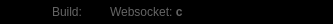
     <widget class="QWidget" name="headerBar" native="true">
      <property name="sizePolicy">
       <sizepolicy hsizetype="Preferred" vsizetype="Fixed">
        <horstretch>0</horstretch>
        <verstretch>0</verstretch>
       </sizepolicy>
      </property>
      <property name="minimumSize">
       <size>
        <width>0</width>
        <height>24</height>
       </size>
      </property>
      <property name="maximumSize">
       <size>
        <width>16777215</width>
        <height>24</height>
       </size>
      </property>
      <property name="styleSheet">
       <string notr="true">border-radius: 0;
background-color: black;
border-top-right-radius: 8px;
border-top-left-radius: 8px;
</string>
      </property>
      <layout class="QHBoxLayout" name="horizontalLayout_6">
       <property name="spacing">
        <number>0</number>
       </property>
       <property name="leftMargin">
        <number>15</number>
       </property>
       <property name="topMargin">
        <number>0</number>
       </property>
       <property name="rightMargin">
        <number>0</number>
       </property>
       <property name="bottomMargin">
        <number>0</number>
       </property>
       <item alignment="Qt::AlignLeft">
        <widget class="QFrame" name="status_bar">
         <property name="minimumSize">
          <size>
           <width>0</width>
           <height>24</height>
          </size>
         </property>
         <property name="maximumSize">
          <size>
           <width>16777215</width>
           <height>24</height>
          </size>
         </property>
         <property name="frameShape">
          <enum>QFrame::StyledPanel</enum>
         </property>
         <property name="frameShadow">
          <enum>QFrame::Raised</enum>
         </property>
         <layout class="QHBoxLayout" name="horizontalLayout_5">
          <property name="spacing">
           <number>8</number>
          </property>
          <property name="leftMargin">
           <number>5</number>
          </property>
          <property name="topMargin">
           <number>0</number>
          </property>
          <property name="rightMargin">
           <number>0</number>
          </property>
          <property name="bottomMargin">
           <number>0</number>
          </property>
          <item>
           <widget class="QLabel" name="icon_lbl">
            <property name="sizePolicy">
             <sizepolicy hsizetype="Fixed" vsizetype="Fixed">
              <horstretch>0</horstretch>
              <verstretch>0</verstretch>
             </sizepolicy>
            </property>
            <property name="minimumSize">
             <size>
              <width>24</width>
              <height>24</height>
             </size>
            </property>
            <property name="maximumSize">
             <size>
              <width>24</width>
              <height>24</height>
             </size>
            </property>
            <property name="text">
             <string/>
            </property>
            <property name="pixmap">
             <pixmap resource="resources.qrc">:/MainIcons/icons/rake.ico</pixmap>
            </property>
            <property name="scaledContents">
             <bool>true</bool>
            </property>
           </widget>
          </item>
          <item alignment="Qt::AlignLeft|Qt::AlignVCenter">
           <widget class="QLabel" name="build_info">
            <property name="minimumSize">
             <size>
              <width>50</width>
              <height>24</height>
             </size>
            </property>
            <property name="styleSheet">
             <string notr="true">color: rgba(255,255,255,100);

</string>
            </property>
            <property name="text">
             <string>Build: </string>
            </property>
           </widget>
          </item>
          <item alignment="Qt::AlignLeft|Qt::AlignVCenter">
           <widget class="QLabel" name="websck_status">
            <property name="minimumSize">
             <size>
              <width>70</width>
              <height>24</height>
             </size>
            </property>
            <property name="styleSheet">
             <string notr="true">color: rgba(255,255,255,100);

</string>
            </property>
            <property name="text">
             <string>&lt;html&gt;&lt;head/&gt;&lt;body&gt;&lt;p&gt;&lt;span style=&quot; font-size:9pt;&quot;&gt;Websocket: &lt;/span&gt;&lt;span style=&quot; font-size:9pt; font-weight:600;&quot;&gt;c&lt;/span&gt;&lt;/p&gt;&lt;/body&gt;&lt;/html&gt;</string>
            </property>
           </widget>
          </item>
         </layout>
        </widget>
       </item>
       <item>
        <widget class="QFrame" name="windowframe_btns">
         <property name="minimumSize">
          <size>
           <width>150</width>
           <height>24</height>
          </size>
         </property>
         <property name="maximumSize">
          <size>
           <width>150</width>
           <height>24</height>
          </size>
         </property>
         <property name="frameShape">
          <enum>QFrame::StyledPanel</enum>
         </property>
         <property name="frameShadow">
          <enum>QFrame::Raised</enum>
         </property>
         <layout class="QHBoxLayout" name="horizontalLayout_4">
          <property name="spacing">
           <number>0</number>
          </property>
          <property name="leftMargin">
           <number>0</number>
          </property>
          <property name="topMargin">
           <number>0</number>
          </property>
          <property name="rightMargin">
           <number>0</number>
          </property>
          <property name="bottomMargin">
           <number>0</number>
          </property>
          <item>
           <widget class="QPushButton" name="minimize_btn">
            <property name="sizePolicy">
             <sizepolicy hsizetype="Fixed" vsizetype="Fixed">
              <horstretch>0</horstretch>
              <verstretch>0</verstretch>
             </sizepolicy>
            </property>
            <property name="minimumSize">
             <size>
              <width>50</width>
              <height>24</height>
             </size>
            </property>
            <property name="maximumSize">
             <size>
              <width>50</width>
              <height>24</height>
             </size>
            </property>
            <property name="styleSheet">
             <string notr="true">QPushButton{
border-radius: 0px;
}
QPushButton:hover{
background-color: rgb(30, 30, 30);
}</string>
            </property>
            <property name="text">
             <string/>
            </property>
            <property name="icon">
             <iconset resource="resources.qrc">
              <normaloff>:/MainIcons/icons/minimize.png</normaloff>:/MainIcons/icons/minimize.png</iconset>
            </property>
            <property name="iconSize">
             <size>
              <width>22</width>
              <height>22</height>
             </size>
            </property>
            <property name="checkable">
             <bool>false</bool>
            </property>
            <property name="autoRepeat">
             <bool>false</bool>
            </property>
           </widget>
          </item>
          <item>
           <widget class="QPushButton" name="fullscreen_btn">
            <property name="sizePolicy">
             <sizepolicy hsizetype="Fixed" vsizetype="Fixed">
              <horstretch>0</horstretch>
              <verstretch>0</verstretch>
             </sizepolicy>
            </property>
            <property name="minimumSize">
             <size>
              <width>50</width>
              <height>24</height>
             </size>
            </property>
            <property name="maximumSize">
             <size>
              <width>50</width>
              <height>24</height>
             </size>
            </property>
            <property name="styleSheet">
             <string notr="true">QPushButton{
border-radius: 0px;
}
QPushButton:hover{
background-color: rgb(30, 30, 30);
}</string>
            </property>
            <property name="text">
             <string/>
            </property>
            <property name="icon">
             <iconset resource="resources.qrc">
              <normaloff>:/MainIcons/icons/select_fls.png</normaloff>:/MainIcons/icons/select_fls.png</iconset>
            </property>
            <property name="iconSize">
             <size>
              <width>16</width>
              <height>16</height>
             </size>
            </property>
            <property name="checkable">
             <bool>false</bool>
            </property>
            <property name="autoRepeat">
             <bool>false</bool>
            </property>
           </widget>
          </item>
          <item>
           <widget class="QPushButton" name="close_btn">
            <property name="sizePolicy">
             <sizepolicy hsizetype="Fixed" vsizetype="Fixed">
              <horstretch>0</horstretch>
              <verstretch>0</verstretch>
             </sizepolicy>
            </property>
            <property name="minimumSize">
             <size>
              <width>50</width>
              <height>24</height>
             </size>
            </property>
            <property name="maximumSize">
             <size>
              <width>50</width>
              <height>24</height>
             </size>
            </property>
            <property name="styleSheet">
             <string notr="true">QPushButton{
border-top-right-radius: 8px;
border-top-left-radius: 0px;
}
QPushButton:hover{
background-color: rgb(170, 0, 0);
}</string>
            </property>
            <property name="text">
             <string/>
            </property>
            <property name="icon">
             <iconset resource="resources.qrc">
              <normaloff>:/MainIcons/icons/closeW.png</normaloff>:/MainIcons/icons/closeW.png</iconset>
            </property>
            <property name="iconSize">
             <size>
              <width>20</width>
              <height>20</height>
             </size>
            </property>
            <property name="checkable">
             <bool>false</bool>
            </property>
            <property name="autoRepeat">
             <bool>false</bool>
            </property>
           </widget>
          </item>
         </layout>
        </widget>
       </item>
      </layout>
     </widget>
